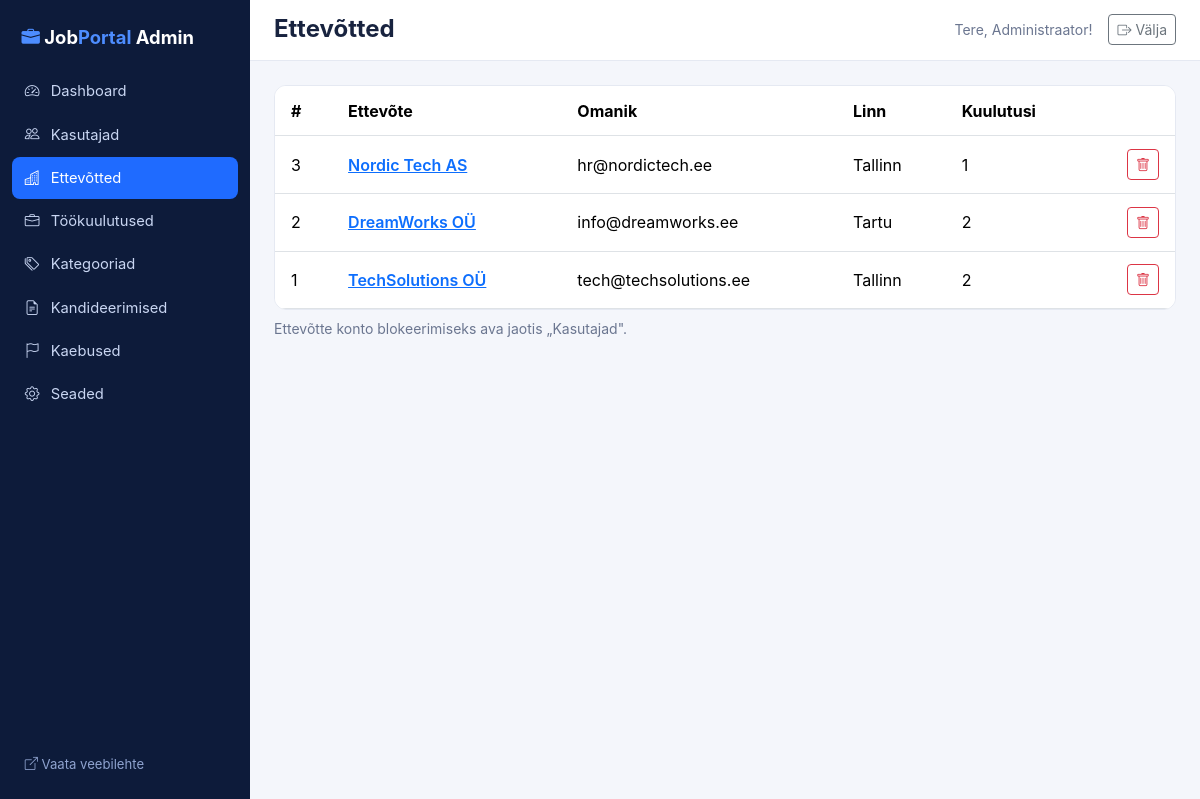
The app's page /jobportal_admin/index.php?page=companies (signed in) with its own data.
### tables this page shows
CREATE TABLE users (
  id INT UNSIGNED AUTO_INCREMENT PRIMARY KEY,
  name VARCHAR(120) NOT NULL,
  email VARCHAR(190) NOT NULL UNIQUE,
  password VARCHAR(255) NOT NULL,
  role ENUM('user','employer','admin') NOT NULL DEFAULT 'user',
  phone VARCHAR(40) NULL,
  city VARCHAR(80) NULL,
  about TEXT NULL,
  status ENUM('active','blocked') NOT NULL DEFAULT 'active',
  created_at TIMESTAMP NOT NULL DEFAULT CURRENT_TIMESTAMP
);

CREATE TABLE companies (
  id INT UNSIGNED AUTO_INCREMENT PRIMARY KEY,
  user_id INT UNSIGNED NOT NULL UNIQUE,
  name VARCHAR(150) NOT NULL,
  description TEXT NULL,
  logo VARCHAR(255) NULL,
  website VARCHAR(190) NULL,
  email VARCHAR(190) NULL,
  phone VARCHAR(40) NULL,
  city VARCHAR(80) NULL,
  created_at TIMESTAMP NOT NULL DEFAULT CURRENT_TIMESTAMP,
  FOREIGN KEY (user_id) REFERENCES users(id) ON DELETE CASCADE
);

### inc/functions.php (called while the page is built, shortened)
<?php
function e($v): string
{
    return htmlspecialchars((string)$v, ENT_QUOTES, 'UTF-8');
}
function base_index(): string
{
    return defined('IS_ADMIN_APP') ? 'index.php' : 'index.php';
}
function url(string $page = 'start', array $params = []): string
{
    $q = ['page' => $page] + $params;
    return base_index() . '?' . http_build_query($q);
}
function front_url(string $page = 'start', array $params = []): string
{
    $prefix = defined('IS_ADMIN_APP') ? '../' : '';
    return $prefix . 'index.php?' . http_build_query(['page' => $page] + $params);
}
function asset(string $path): string
{
    $prefix = defined('IS_ADMIN_APP') ? '../' : '';
    return $prefix . 'public/' . ltrim($path, '/');
}
function current_user(): ?array
{
    static $user = false;
    if ($user === false) {
        $user = null;
        if (!empty($_SESSION['user_id'])) {
            $st = db()->prepare('SELECT * FROM users WHERE id = ?');
            $st->execute([$_SESSION['user_id']]);
            $u = $st->fetch();
            if ($u && $u['status'] === 'active') {
                $user = $u;
            } else {
                unset($_SESSION['user_id']);
            }
        }
    }
    return $user;
}
function render(string $view, array $data = [], string $layout = 'layout'): void
{
    $viewDir = defined('IS_ADMIN_APP') ? __DIR__ . '/../jobportal_admin/viewAdmin' : __DIR__ . '/../view';
    extract($data, EXTR_SKIP);
    require $viewDir . '/' . $view . '.php';
    $content = ob_get_clean();
    require $viewDir . '/' . $layout . '.php';
}

### jobportal_admin/controllerAdmin/AdminCompanyController.php (called while the page is built, shortened)
<?php
class AdminCompanyController
{
    public function index(): void
    {
        render('companies', ['title' => 'Ettevõtted', 'companies' => AdminData::companies()]);
    }
}

### jobportal_admin/index.php (called while the page is built, shortened)
<?php
require __DIR__ . '/../inc/database.php';
require __DIR__ . '/../inc/functions.php';
$routes = require __DIR__ . '/routeAdmin/routing.php';
$page = (string)($_GET['page'] ?? 'dashboard');
[$class, $method] = $routes[$page];
$opts = $routes[$page][2] ?? [];
if (empty($opts['public'])) {
    $u = current_user();
}
(new $class())->$method();

### inc/database.php (called while the page is built, shortened)
<?php
function db(): PDO
{
    static $pdo = null;
    if ($pdo === null) {
        $dsn = 'mysql:host=' . DB_HOST . ';dbname=' . DB_NAME . ';charset=utf8mb4';
        try {
            $pdo = new PDO($dsn, DB_USER, DB_PASS, [
                PDO::ATTR_ERRMODE            => PDO::ERRMODE_EXCEPTION,
                PDO::ATTR_DEFAULT_FETCH_MODE => PDO::FETCH_ASSOC,
                PDO::ATTR_EMULATE_PREPARES   => false,
            ]);
        } catch (PDOException $e) {
            http_response_code(500);
            $detail = getenv('APP_DEBUG') ? "\n\nPõhjus: " . $e->getMessage() . "\nHost: " . DB_HOST . ', andmebaas: ' . DB_NAME . ', kasutaja: ' . DB_USER : '';
            exit('Andmebaasiga ühendamine ebaõnnestus. Kontrolli inc/database.php seadeid ja impordi database.sql.' . $detail);
        }
    }
    return $pdo;
}

### jobportal_admin/modelAdmin/AdminData.php (called while the page is built, shortened)
<?php
class AdminData
{
    private static function all(string $sql, array $p = []): array
    {
        $st = db()->prepare($sql);
        $st->execute($p);
        return $st->fetchAll();
    }
    public static function companies(): array
    {
        return self::all('SELECT c.*, u.email AS owner_email, u.status AS owner_status,
                          (SELECT COUNT(*) FROM jobs j WHERE j.company_id=c.id) AS job_count
                          FROM companies c JOIN users u ON u.id=c.user_id ORDER BY c.id DESC');
    }
}

### jobportal_admin/viewAdmin/companies.php (the view)
<div class="panel table-responsive">
<table class="table align-middle mb-0">
    <thead><tr><th>#</th><th>Ettevõte</th><th>Omanik</th><th>Linn</th><th>Kuulutusi</th><th></th></tr></thead>
    <tbody>
    <?php foreach ($companies as $c): ?>
        <tr>
            <td><?= (int)$c['id'] ?></td>
            <td><a class="fw-semibold" href="<?= e(front_url('company', ['id' => $c['id']])) ?>" target="_blank"><?= e($c['name']) ?></a></td>
            <td><?= e($c['owner_email']) ?> <?= $c['owner_status'] === 'blocked' ? '<span class="badge text-bg-danger">blokeeritud</span>' : '' ?></td>
            <td><?= e($c['city'] ?? '—') ?></td>
            <td><?= (int)$c['job_count'] ?></td>
            <td class="text-end"><form method="post" action="<?= e(url('company_delete')) ?>" onsubmit="return confirm('Kustutan ettevõtte koos kuulutustega?')"><?= csrf_field() ?><input type="hidden" name="id" value="<?= (int)$c['id'] ?>">
                <button class="btn btn-sm btn-outline-danger"><i class="bi bi-trash"></i></button></form></td>
        </tr>
    <?php endforeach; ?>
    </tbody>
</table>
</div>
<p class="small text-muted mt-2">Ettevõtte konto blokeerimiseks ava jaotis „Kasutajad".</p>

### jobportal_admin/viewAdmin/layout.php (shortened to what this page needs)
<?php
$cur = $_GET['page'] ?? 'dashboard';
$me = current_user();
$items = [
    ['dashboard', 'speedometer2', 'Dashboard'],
    ['users', 'people', 'Kasutajad'],
    ['companies', 'buildings', 'Ettevõtted'],
    ['jobs', 'briefcase', 'Töökuulutused'],
    ['categories', 'tags', 'Kategooriad'],
    ['applications', 'file-earmark-text', 'Kandideerimised'],
    ['reports', 'flag', 'Kaebused'],
    ['settings', 'gear', 'Seaded'],
];
?>
<!DOCTYPE html>
<html lang="et">
<head>
    <link href="https://cdn.jsdelivr.net/npm/bootstrap@5.3.3/dist/css/bootstrap.min.css" rel="stylesheet">
    <link href="https://cdn.jsdelivr.net/npm/bootstrap-icons@1.11.3/font/bootstrap-icons.min.css" rel="stylesheet">
    <link href="<?= e(asset('css/style.css')) ?>" rel="stylesheet">
    <link href="public/css/admin.css" rel="stylesheet">
</head>
<body>
<div class="admin-wrap">
    <aside class="admin-side">
        <a class="admin-brand" href="<?= e(url('dashboard')) ?>"><i class="bi bi-briefcase-fill"></i> Job<span>Portal</span> Admin</a>
        <nav>
            <?php foreach ($items as [$p, $icon, $label]): ?>
                <a href="<?= e(url($p)) ?>" class="<?= $cur === $p ? 'active' : '' ?>"><i class="bi bi-<?= $icon ?>"></i> <?= e($label) ?></a>
            <?php endforeach; ?>
        </nav>
        <a class="back-link" href="<?= e(front_url('start')) ?>"><i class="bi bi-box-arrow-up-right"></i> Vaata veebilehte</a>
    </aside>
    <div class="admin-main">
        <header class="admin-top">
            <h1 class="h4 fw-bold mb-0"><?= e($title ?? '') ?></h1>
            <div class="d-flex align-items-center gap-3">
                <span class="text-muted small">Tere, <?= e($me['name'] ?? 'admin') ?>!</span>
                <form method="post" action="<?= e(url('logout')) ?>"><?= csrf_field() ?><button class="btn btn-sm btn-outline-secondary"><i class="bi bi-box-arrow-right"></i> Välja</button></form>
            </div>
        </header>
        <div class="admin-content">
            <?= $content ?>
        </div>
    </div>
</div>
</body>
</html>

### public/css/style.css (style rules this page uses)
:root { --jp-navy: #0d1b3a; --jp-navy-2: #14284f; --jp-blue: #1f6bff; --jp-bg: #f4f6fb; --jp-border: #e5e9f2; --jp-text: #18233f; --jp-muted: #6b7690; --bs-primary: #1f6bff; --bs-primary-rgb: 31, 107, 255; --bs-link-color: #1f6bff; }
body { background: var(--jp-bg); color: var(--jp-text); font-family: "Inter", system-ui, -apple-system, "Segoe UI", Roboto, sans-serif; min-height: 100vh; display: flex; flex-direction: column; }
body > * { flex-shrink: 0; }
.text-muted { color: var(--jp-muted) !important; }
.info-box, .filter-box, .panel { background: #fff; border: 1px solid var(--jp-border); border-radius: 12px; }
.panel .table > :not(caption) > * > * { padding: .8rem 1rem; }

### jobportal_admin/public/css/admin.css (style rules this page uses)
.admin-wrap { display: flex; min-height: 100vh; }
.admin-side { width: 250px; background: #0d1b3a; color: #c9d6f2; padding: 1rem .75rem; display: flex; flex-direction: column; flex-shrink: 0; position: sticky; top: 0; height: 100vh; }
.admin-brand { color: #fff; font-weight: 700; font-size: 1.15rem; text-decoration: none; padding: .5rem .6rem 1.2rem; }
.admin-brand i, .admin-brand span { color: #4d8dff; }
.admin-side nav { display: flex; flex-direction: column; gap: 2px; flex: 1; }
.admin-side nav a { color: #c9d6f2; text-decoration: none; padding: .6rem .8rem; border-radius: 8px; font-size: .92rem; display: flex; gap: .7rem; align-items: center; }
.admin-side nav a.active { background: #1f6bff; color: #fff; }
.admin-side .back-link { color: #8fa3cf; font-size: .82rem; text-decoration: none; padding: .6rem .8rem; }
.admin-main { flex: 1; min-width: 0; }
.admin-top { background: #fff; border-bottom: 1px solid #e5e9f2; padding: .9rem 1.5rem; display: flex; justify-content: space-between; align-items: center; }
.admin-content { padding: 1.5rem; }

### records on screen
users: name "Administraator"
companies: id "3", name "Nordic Tech AS", user.email "hr@nordictech.ee", city "Tallinn", job_count "1"
companies: id "2", name "DreamWorks OÜ", user.email "info@dreamworks.ee", city "Tartu", job_count "2"
companies: id "1", name "TechSolutions OÜ", user.email "tech@techsolutions.ee", city "Tallinn", job_count "2"

### other values on screen
$label "Dashboard"
$label "Kasutajad"
$label "Ettevõtted"
$label "Töökuulutused"
$label "Kategooriad"
$label "Kandideerimised"
$label "Kaebused"
$label "Seaded"
$title "Ettevõtted"
